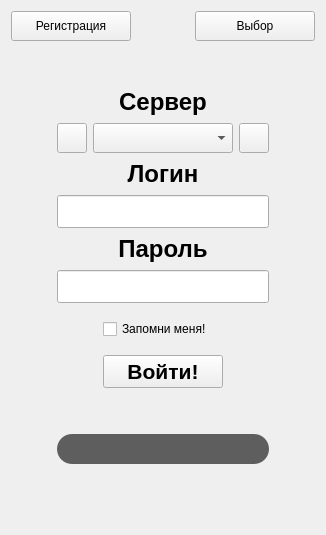
      <widget class="QWidget" name="page">
       <layout class="QGridLayout" name="gridLayout_3">
        <item row="4" column="2">
         <spacer name="horizontalSpacer_2">
          <property name="orientation">
           <enum>Qt::Horizontal</enum>
          </property>
          <property name="sizeType">
           <enum>QSizePolicy::Fixed</enum>
          </property>
          <property name="sizeHint" stdset="0">
           <size>
            <width>40</width>
            <height>20</height>
           </size>
          </property>
         </spacer>
        </item>
        <item row="5" column="1">
         <widget class="QLabel" name="label">
          <property name="minimumSize">
           <size>
            <width>10</width>
            <height>30</height>
           </size>
          </property>
          <property name="maximumSize">
           <size>
            <width>360</width>
            <height>16777215</height>
           </size>
          </property>
          <property name="font">
           <font>
            <pointsize>14</pointsize>
            <weight>75</weight>
            <bold>true</bold>
           </font>
          </property>
          <property name="tabletTracking">
           <bool>false</bool>
          </property>
          <property name="focusPolicy">
           <enum>Qt::NoFocus</enum>
          </property>
          <property name="contextMenuPolicy">
           <enum>Qt::DefaultContextMenu</enum>
          </property>
          <property name="acceptDrops">
           <bool>false</bool>
          </property>
          <property name="layoutDirection">
           <enum>Qt::LeftToRight</enum>
          </property>
          <property name="autoFillBackground">
           <bool>false</bool>
          </property>
          <property name="styleSheet">
           <string notr="true">QLabel{
            color:  #A26060;
            border-radius: 15px;
            background: rgb(54, 54, 54, 200);}</string>
          </property>
          <property name="inputMethodHints">
           <set>Qt::ImhNone</set>
          </property>
          <property name="frameShape">
           <enum>QFrame::NoFrame</enum>
          </property>
          <property name="frameShadow">
           <enum>QFrame::Plain</enum>
          </property>
          <property name="text">
           <string/>
          </property>
          <property name="textFormat">
           <enum>Qt::AutoText</enum>
          </property>
          <property name="scaledContents">
           <bool>false</bool>
          </property>
          <property name="alignment">
           <set>Qt::AlignCenter</set>
          </property>
          <property name="wordWrap">
           <bool>false</bool>
          </property>
          <property name="openExternalLinks">
           <bool>false</bool>
          </property>
         </widget>
        </item>
        <item row="3" column="1">
         <spacer name="verticalSpacer_5">
          <property name="orientation">
           <enum>Qt::Vertical</enum>
          </property>
          <property name="sizeHint" stdset="0">
           <size>
            <width>20</width>
            <height>40</height>
           </size>
          </property>
         </spacer>
        </item>
        <item row="4" column="1">
         <layout class="QGridLayout" name="gridLayout_2">
          <item row="7" column="1">
           <widget class="QPushButton" name="pushButton">
            <property name="minimumSize">
             <size>
              <width>0</width>
              <height>30</height>
             </size>
            </property>
            <property name="font">
             <font>
              <pointsize>16</pointsize>
              <weight>75</weight>
              <bold>true</bold>
             </font>
            </property>
            <property name="styleSheet">
             <string notr="true"/>
            </property>
            <property name="text">
             <string>Войти!</string>
            </property>
           </widget>
          </item>
          <item row="0" column="1">
           <widget class="QLabel" name="label_4">
            <property name="minimumSize">
             <size>
              <width>120</width>
              <height>30</height>
             </size>
            </property>
            <property name="font">
             <font>
              <pointsize>18</pointsize>
              <weight>75</weight>
              <bold>true</bold>
             </font>
            </property>
            <property name="focusPolicy">
             <enum>Qt::NoFocus</enum>
            </property>
            <property name="contextMenuPolicy">
             <enum>Qt::DefaultContextMenu</enum>
            </property>
            <property name="layoutDirection">
             <enum>Qt::LeftToRight</enum>
            </property>
            <property name="styleSheet">
             <string notr="true"/>
            </property>
            <property name="frameShape">
             <enum>QFrame::NoFrame</enum>
            </property>
            <property name="frameShadow">
             <enum>QFrame::Plain</enum>
            </property>
            <property name="text">
             <string>Сервер</string>
            </property>
            <property name="textFormat">
             <enum>Qt::AutoText</enum>
            </property>
            <property name="alignment">
             <set>Qt::AlignCenter</set>
            </property>
           </widget>
          </item>
          <item row="8" column="1">
           <spacer name="verticalSpacer_4">
            <property name="orientation">
             <enum>Qt::Vertical</enum>
            </property>
            <property name="sizeHint" stdset="0">
             <size>
              <width>20</width>
              <height>40</height>
             </size>
            </property>
           </spacer>
          </item>
          <item row="2" column="0">
           <spacer name="horizontalSpacer_3">
            <property name="orientation">
             <enum>Qt::Horizontal</enum>
            </property>
            <property name="sizeHint" stdset="0">
             <size>
              <width>40</width>
              <height>20</height>
             </size>
            </property>
           </spacer>
          </item>
          <item row="6" column="0">
           <spacer name="verticalSpacer">
            <property name="orientation">
             <enum>Qt::Vertical</enum>
            </property>
            <property name="sizeHint" stdset="0">
             <size>
              <width>20</width>
              <height>40</height>
             </size>
            </property>
           </spacer>
          </item>
          <item row="4" column="1">
           <widget class="QLabel" name="label_3">
            <property name="minimumSize">
             <size>
              <width>120</width>
              <height>30</height>
             </size>
            </property>
            <property name="font">
             <font>
              <pointsize>18</pointsize>
              <weight>75</weight>
              <bold>true</bold>
             </font>
            </property>
            <property name="styleSheet">
             <string notr="true"/>
            </property>
            <property name="text">
             <string>Пароль</string>
            </property>
            <property name="alignment">
             <set>Qt::AlignCenter</set>
            </property>
           </widget>
          </item>
          <item row="6" column="1">
           <widget class="QCheckBox" name="checkBox">
            <property name="text">
             <string>Запомни меня!  </string>
            </property>
           </widget>
          </item>
          <item row="3" column="0" colspan="3">
           <widget class="QLineEdit" name="lineEdit">
            <property name="minimumSize">
             <size>
              <width>0</width>
              <height>30</height>
             </size>
            </property>
            <property name="font">
             <font>
              <pointsize>16</pointsize>
              <weight>75</weight>
              <bold>true</bold>
             </font>
            </property>
            <property name="styleSheet">
             <string notr="true"/>
            </property>
            <property name="alignment">
             <set>Qt::AlignCenter</set>
            </property>
           </widget>
          </item>
          <item row="2" column="1">
           <widget class="QLabel" name="label_2">
            <property name="minimumSize">
             <size>
              <width>120</width>
              <height>30</height>
             </size>
            </property>
            <property name="font">
             <font>
              <pointsize>18</pointsize>
              <weight>75</weight>
              <bold>true</bold>
             </font>
            </property>
            <property name="focusPolicy">
             <enum>Qt::NoFocus</enum>
            </property>
            <property name="contextMenuPolicy">
             <enum>Qt::DefaultContextMenu</enum>
            </property>
            <property name="layoutDirection">
             <enum>Qt::LeftToRight</enum>
            </property>
            <property name="styleSheet">
             <string notr="true"/>
            </property>
            <property name="frameShape">
             <enum>QFrame::NoFrame</enum>
            </property>
            <property name="frameShadow">
             <enum>QFrame::Plain</enum>
            </property>
            <property name="text">
             <string>Логин</string>
            </property>
            <property name="textFormat">
             <enum>Qt::AutoText</enum>
            </property>
            <property name="alignment">
             <set>Qt::AlignCenter</set>
            </property>
           </widget>
          </item>
          <item row="5" column="0" colspan="3">
           <widget class="QLineEdit" name="lineEdit_2">
            <property name="minimumSize">
             <size>
              <width>0</width>
              <height>30</height>
             </size>
            </property>
            <property name="font">
             <font>
              <pointsize>16</pointsize>
              <weight>75</weight>
              <bold>true</bold>
             </font>
            </property>
            <property name="styleSheet">
             <string notr="true"/>
            </property>
            <property name="echoMode">
             <enum>QLineEdit::Password</enum>
            </property>
            <property name="alignment">
             <set>Qt::AlignCenter</set>
            </property>
           </widget>
          </item>
          <item row="0" column="2">
           <spacer name="horizontalSpacer_4">
            <property name="orientation">
             <enum>Qt::Horizontal</enum>
            </property>
            <property name="sizeHint" stdset="0">
             <size>
              <width>40</width>
              <height>20</height>
             </size>
            </property>
           </spacer>
          </item>
          <item row="1" column="0" colspan="3">
           <layout class="QHBoxLayout" name="horizontalLayout_6">
            <item>
             <widget class="QPushButton" name="pushButton_15">
              <property name="minimumSize">
               <size>
                <width>30</width>
                <height>30</height>
               </size>
              </property>
              <property name="maximumSize">
               <size>
                <width>30</width>
                <height>30</height>
               </size>
              </property>
              <property name="text">
               <string/>
              </property>
             </widget>
            </item>
            <item>
             <widget class="QComboBox" name="comboBox_3">
              <property name="minimumSize">
               <size>
                <width>0</width>
                <height>30</height>
               </size>
              </property>
             </widget>
            </item>
            <item>
             <widget class="QPushButton" name="pushButton_12">
              <property name="minimumSize">
               <size>
                <width>30</width>
                <height>30</height>
               </size>
              </property>
              <property name="maximumSize">
               <size>
                <width>30</width>
                <height>30</height>
               </size>
              </property>
              <property name="text">
               <string/>
              </property>
             </widget>
            </item>
           </layout>
          </item>
         </layout>
        </item>
        <item row="0" column="0" colspan="3">
         <layout class="QHBoxLayout" name="horizontalLayout">
          <item>
           <widget class="QPushButton" name="pushButton_7">
            <property name="sizePolicy">
             <sizepolicy hsizetype="Minimum" vsizetype="Fixed">
              <horstretch>0</horstretch>
              <verstretch>0</verstretch>
             </sizepolicy>
            </property>
            <property name="minimumSize">
             <size>
              <width>120</width>
              <height>30</height>
             </size>
            </property>
            <property name="maximumSize">
             <size>
              <width>10000</width>
              <height>1000</height>
             </size>
            </property>
            <property name="text">
             <string>Регистрация</string>
            </property>
            <property name="iconSize">
             <size>
              <width>64</width>
              <height>64</height>
             </size>
            </property>
           </widget>
          </item>
          <item>
           <spacer name="horizontalSpacer_13">
            <property name="orientation">
             <enum>Qt::Horizontal</enum>
            </property>
            <property name="sizeHint" stdset="0">
             <size>
              <width>40</width>
              <height>20</height>
             </size>
            </property>
           </spacer>
          </item>
          <item>
           <widget class="QPushButton" name="pushButton_2">
            <property name="minimumSize">
             <size>
              <width>120</width>
              <height>30</height>
             </size>
            </property>
            <property name="focusPolicy">
             <enum>Qt::StrongFocus</enum>
            </property>
            <property name="text">
             <string>Выбор</string>
            </property>
           </widget>
          </item>
         </layout>
        </item>
        <item row="5" column="2">
         <spacer name="verticalSpacer_7">
          <property name="orientation">
           <enum>Qt::Vertical</enum>
          </property>
          <property name="sizeType">
           <enum>QSizePolicy::Fixed</enum>
          </property>
          <property name="sizeHint" stdset="0">
           <size>
            <width>20</width>
            <height>30</height>
           </size>
          </property>
         </spacer>
        </item>
        <item row="6" column="1">
         <spacer name="verticalSpacer_2">
          <property name="orientation">
           <enum>Qt::Vertical</enum>
          </property>
          <property name="sizeType">
           <enum>QSizePolicy::Fixed</enum>
          </property>
          <property name="sizeHint" stdset="0">
           <size>
            <width>200</width>
            <height>60</height>
           </size>
          </property>
         </spacer>
        </item>
        <item row="4" column="0">
         <spacer name="horizontalSpacer">
          <property name="orientation">
           <enum>Qt::Horizontal</enum>
          </property>
          <property name="sizeType">
           <enum>QSizePolicy::Fixed</enum>
          </property>
          <property name="sizeHint" stdset="0">
           <size>
            <width>40</width>
            <height>20</height>
           </size>
          </property>
         </spacer>
        </item>
        <item row="5" column="0">
         <spacer name="verticalSpacer_6">
          <property name="orientation">
           <enum>Qt::Vertical</enum>
          </property>
          <property name="sizeType">
           <enum>QSizePolicy::Fixed</enum>
          </property>
          <property name="sizeHint" stdset="0">
           <size>
            <width>20</width>
            <height>30</height>
           </size>
          </property>
         </spacer>
        </item>
       </layout>
      </widget>
